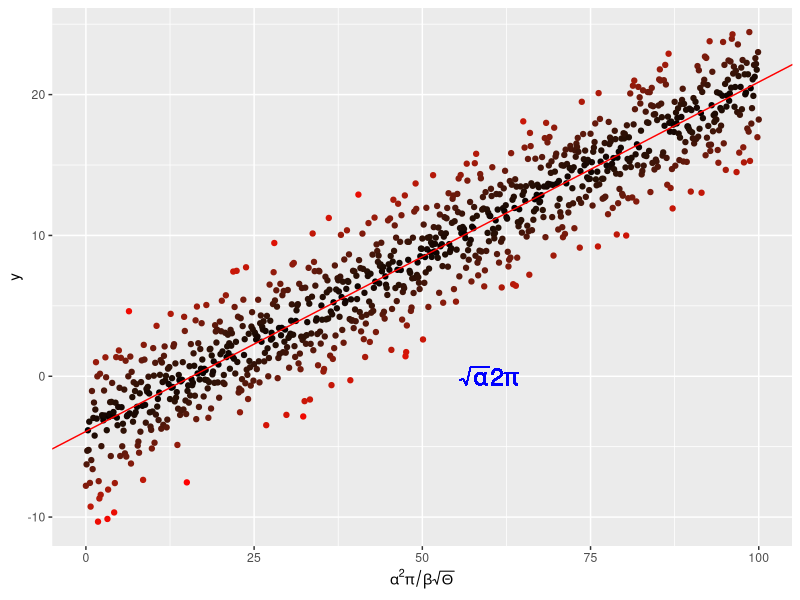

Write R code to recreate this figure.
#!/bin/env Rscript

# Author: PokMan Ho pok.ho19@imperial.ac.uk
# Script: plotLin.R
# Desc: Export one annotated linear regression plot to `Results` subdirectory
# Input: Rscript plotLin.R
# Output: a vector plot in `Results` subdirectory
# Arguments: 0
# Date: Oct 2019

## library
library(ggplot2)

## content
x<-seq(0,100,by=.1)
y<--4.+.25*x+rnorm(length(x),mean=0., sd=2.5)

## and put them in a dataframe
my_data<-data.frame(x=x, y=y)

## perform a linear regression
my_lm<-summary(lm(y~x, data = my_data))

## plot & export
pdf("../Results/MyLinReg.pdf")
ggplot(my_data, aes(x=x, y=y, colour=abs(my_lm$residuals)))+
  geom_point()+
  scale_color_gradient(low = "black", high = "red")+
  theme(legend.position = "none")+
  scale_x_continuous(expression(alpha^2*pi/beta*sqrt(Theta)))+
  geom_abline(intercept = my_lm$coefficients[1][1], slope=my_lm$coefficients[2][1], colour="red")+
  geom_text(aes(x=60, y=0, label="sqrt(alpha) *2 *pi"), parse = T, size=6, colour="blue") ## throw some math on the plot
dev.off()